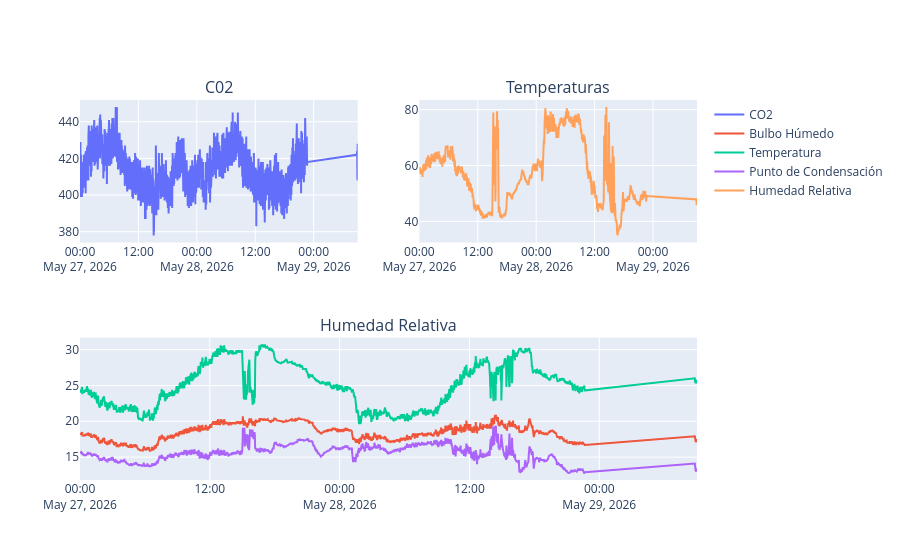

Write notebook code for a chart like this one.
### Code cell
#GRAFICAS EN SUBPANELES
fig = go.Figure
fig = make_subplots(rows = 2, cols = 2,  specs=[[{}, {}], [{"colspan": 2}, None]], subplot_titles = ( "C02" ,  "Temperaturas" ,  "Humedad Relativa"  ))


fig.add_trace(
   go.Scatter(x = may_torre.index, y = may_torre["CO2"], name="CO2") 
, row=1, col = 1)

fig.add_trace(
    go.Scatter(x = may_torre.index, y = may_torre["BH"],name="Bulbo Húmedo"),row=2, col=1)
fig.add_trace(
   go.Scatter(x = may_torre.index, y = may_torre["Temp"],name="Temperatura"), row=2, col = 1)
fig.add_trace(
   go.Scatter(x = may_torre.index, y = may_torre["PC"],name="Punto de Condensación"), row=2, col = 1)

fig.add_trace(
   go.Scatter(x = may_torre.index, y = may_torre["% HR"], name="Humedad Relativa"), row=1, col=2 )
fig.show()

### Figure 1 — Plotly figure (JSON) as saved in the notebook; plotly's stock layout.template omitted (floating-point values rounded to 4 significant figures; data arrays with more than 128 entries replaced by an {"elided": "..."} marker saying what was removed)
{"data": [{"name": "CO2", "type": "scatter", "x": {"elided": "2814 str values"}, "xaxis": "x", "y": {"elided": "2814 int values"}, "yaxis": "y"}, {"name": "Bulbo Húmedo", "type": "scatter", "x": {"elided": "2814 str values"}, "xaxis": "x3", "y": {"elided": "2814 float values"}, "yaxis": "y3"}, {"name": "Temperatura", "type": "scatter", "x": {"elided": "2814 str values"}, "xaxis": "x3", "y": {"elided": "2814 float values"}, "yaxis": "y3"}, {"name": "Punto de Condensación", "type": "scatter", "x": {"elided": "2814 str values"}, "xaxis": "x3", "y": {"elided": "2814 float values"}, "yaxis": "y3"}, {"name": "Humedad Relativa", "type": "scatter", "x": {"elided": "2814 str values"}, "xaxis": "x2", "y": {"elided": "2814 float values"}, "yaxis": "y2"}], "layout": {"annotations": [{"font": {"size": 16}, "showarrow": false, "text": "C02", "x": 0.225, "xanchor": "center", "xref": "paper", "y": 1, "yanchor": "bottom", "yref": "paper"}, {"font": {"size": 16}, "showarrow": false, "text": "Temperaturas", "x": 0.775, "xanchor": "center", "xref": "paper", "y": 1, "yanchor": "bottom", "yref": "paper"}, {"font": {"size": 16}, "showarrow": false, "text": "Humedad Relativa", "x": 0.5, "xanchor": "center", "xref": "paper", "y": 0.375, "yanchor": "bottom", "yref": "paper"}], "xaxis": {"anchor": "y", "domain": [0, 0.45]}, "xaxis2": {"anchor": "y2", "domain": [0.55, 1]}, "xaxis3": {"anchor": "y3", "domain": [0, 1]}, "yaxis": {"anchor": "x", "domain": [0.625, 1]}, "yaxis2": {"anchor": "x2", "domain": [0.625, 1]}, "yaxis3": {"anchor": "x3", "domain": [0, 0.375]}}}
